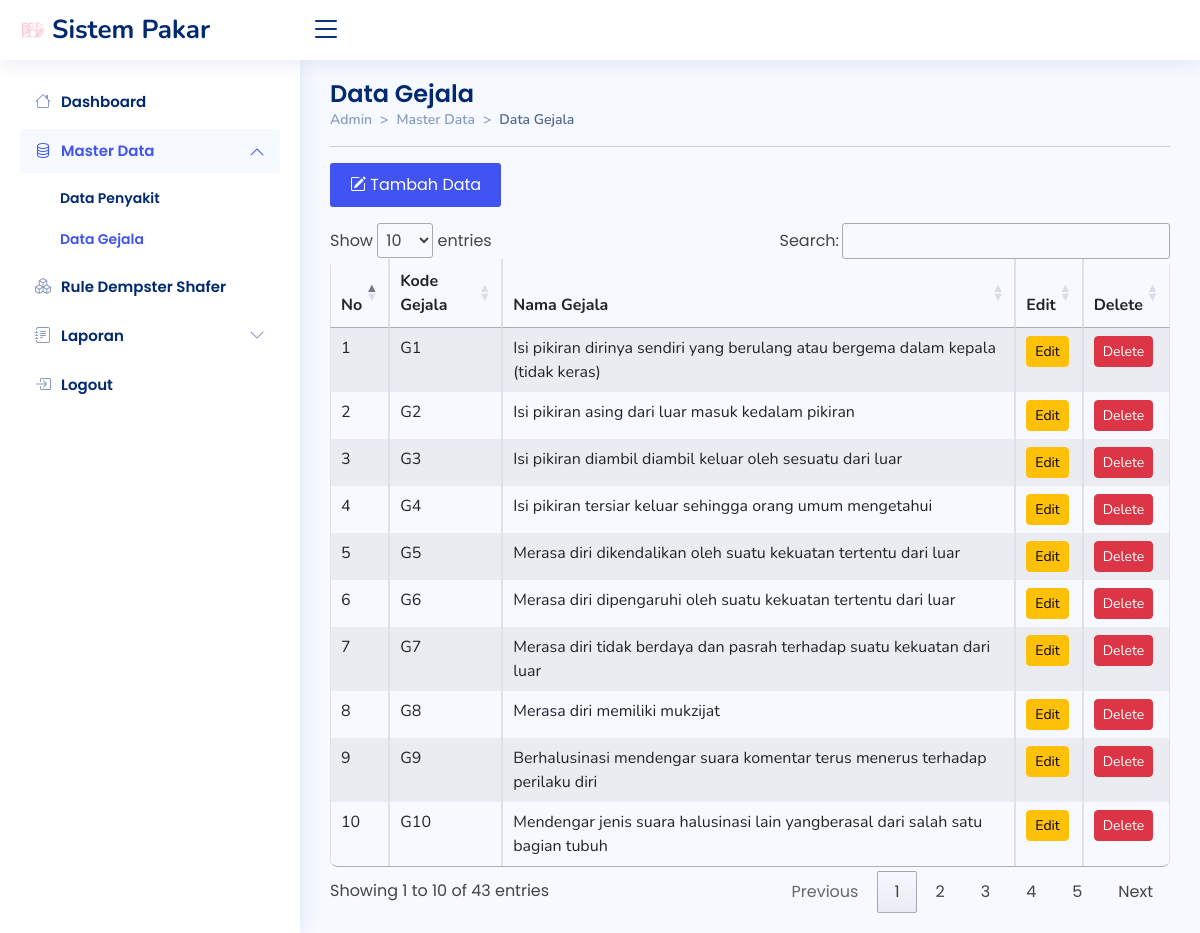
Screenshot of /admin/gejala/gejala.php with the database file from the repository.
### tables this page shows
CREATE TABLE `tb_gejala` (
  `id` int(11) NOT NULL,
  `kdgejala` varchar(3) DEFAULT NULL,
  `gejala` text
);

### admin/gejala/gejala.php (the view, shortened to what this page needs)
<!DOCTYPE html>
<html lang="en">
<head>
  <link href="../../assets/vendor/bootstrap/css/bootstrap.min.css" rel="stylesheet">
  <link rel="stylesheet" href="https://cdn.jsdelivr.net/npm/bootstrap-icons@1.10.2/font/bootstrap-icons.css">
  <link href="../../assets/vendor/boxicons/css/boxicons.min.css" rel="stylesheet">
  <link href="../../assets/vendor/quill/quill.snow.css" rel="stylesheet">
  <link href="../../assets/vendor/quill/quill.bubble.css" rel="stylesheet">
  <link href="../../assets/vendor/remixicon/remixicon.css" rel="stylesheet">
  <link href="../../assets/vendor/simple-datatables/style.css" rel="stylesheet">
  <link rel="stylesheet" href="https://cdn.datatables.net/1.12.1/css/jquery.dataTables.min.css">
  <link href="../../assets/css/style.css" rel="stylesheet">
</head>
<body style="background-image: url(../assets/img/bg_jenis_2.png); background-size: cover; background-repeat: no-repeat ;">
  <header id="header" class="header fixed-top d-flex align-items-center">
    <div class="d-flex align-items-center justify-content-between">
      <a href="../index.php" class="logo d-flex align-items-center">
        <img src="../assets/img/logo.png" alt="">
        <span class="d-none d-lg-block">Sistem Pakar</span>
      </a>
      <i class="bi bi-list toggle-sidebar-btn"></i>
    </div>
  </header>
  <aside id="sidebar" class="sidebar">
    <ul class="sidebar-nav" id="sidebar-nav">
      <li class="nav-item">
        <a class="nav-link collapsed" href="../index.php">
          <i class="bi bi-house"></i>
          <span>Dashboard</span>
        </a>
      </li>
      <li class="nav-item">
        <a class="nav-link" data-bs-target="#components-nav" data-bs-toggle="collapse" href="#">
          <i class="bi bi-database"></i><span>Master Data</span><i class="bi bi-chevron-down ms-auto"></i>
        </a>
        <ul id="components-nav" class="nav-content collapse show" data-bs-parent="#sidebar-nav">
          <li>
            <a href="../penyakit/penyakit.php">
              <span>Data Penyakit</span>
            </a>
          </li>
          <li>
            <a href="../gejala/gejala.php" class="active">
              <span>Data Gejala</span>
            </a>
          </li>
        </ul>
      </li>
      <li class="nav-item">
        <a class="nav-link collapsed" href="../rules/rules.php">
          <i class="bi bi-boxes"></i>
          <span>Rule Dempster Shafer</span>
        </a>
      </li>
      <li class="nav-item">
        <a class="nav-link collapsed" data-bs-target="#forms-nav" data-bs-toggle="collapse" href="#">
          <i class="bi bi-journal-text"></i><span>Laporan</span><i class="bi bi-chevron-down ms-auto"></i>
        </a>
      </li>
      <li class="nav-item">
        <a class="nav-link collapsed" href="javascript:;" data-bs-toggle="modal" data-bs-target="#logoutmodal">
          <i class="bi bi-box-arrow-in-right"></i>
          <span>Logout</span>
        </a>
      </li>
    </ul>
  </aside>
  <main id="main" class="main">
    <div class="pagetitle">
      <h1>Data Gejala</h1>
      <nav style="--bs-breadcrumb-divider: '>';">
        <ol class="breadcrumb">
          <li class="breadcrumb-item"><a href="../index.html">Admin</a></li>
          <li class="breadcrumb-item">Master Data</li>
          <li class="breadcrumb-item active">Data Gejala</li>
        </ol>
      </nav>
      <hr>
    </div>
    <section>
      <div class="row">
        <div class="col-md-12">
          <button type="button" class="tambah btn-md mb-3" data-bs-toggle="modal" data-bs-target="#tambahmodal"><i class="bi bi-pencil-square"></i> Tambah Data</button>
          <div class="table-responsive">
            <table id="myTable" class="table table-striped table-hover table-bordered">
              <thead>
                <tr>
                  <th>No</th>
                  <th>Kode Gejala</th>
                  <th>Nama Gejala</th>
                  <th>Edit</th>
                  <th>Delete<input type="hidden" id="texthapus"></th>
                </tr>
              </thead>
              <tbody>
                <?php
                include "../koneksi.php";
                $sql = "SELECT * FROM tb_gejala  ORDER BY id";
                $qry = mysqli_query($koneksi, $sql) or die("SQL Error" . mysqli_error($koneksi));
                $no = 0;
                while ($data = mysqli_fetch_array($qry)) {
                  $no++;
                ?>
                  <tr>
                    <td><?php echo $no; ?></td>
                    <td><?php echo $data['kdgejala']; ?></td>
                    <td><?php echo $data['gejala']; ?></td>
                    <td><a href="./editgejala.php?id=<?php echo $data['id']; ?>" class="btn btn-warning btn-sm">Edit</a></td>
                    <td><a onClick="return HapusData('<?php echo $data['id']; ?>');" class="btn btn-danger btn-sm" data-bs-toggle="modal" data-bs-target="#hapusmodal">Delete</a>
                    </td>
                  </tr><?php } ?>
              </tbody>
            </table>
          </div>
        </div>
      </div>
    </section>
  </main>
</body>
</html>

### assets/css/style.css (style rules this page uses)
:root { scroll-behavior: smooth; }
body { font-family: "Poppins", sans-serif; background: #f6f9ff; color: #444444; }
a { color: #4154f1; text-decoration: none; }
.tambah { color: #4154f1; text-decoration: none; }
span { font-family: "Poppins", sans-serif; }
h1, h2, h3, h4, h5, h6 { font-family: "Poppins", sans-serif; }
#main { margin-top: 60px; padding: 20px 30px; transition: all 0.3s; }
.pagetitle { margin-bottom: 10px; }
.pagetitle h1 { font-size: 24px; margin-bottom: 0; font-weight: 600; color: #012970; }
.breadcrumb { font-size: 14px; font-family: "Nunito", sans-serif; color: #899bbd; font-weight: 600; }
.breadcrumb a { color: #899bbd; transition: 0.3s; }
.breadcrumb .breadcrumb-item::before { color: #899bbd; }
.breadcrumb .active { color: #51678f; font-weight: 600; }
.logo { line-height: 1; }
@media (min-width: 1200px) { .logo { width: 280px; } }
.logo img { max-height: 26px; margin-right: 6px; }
.logo span { font-size: 26px; font-weight: 700; color: #012970; font-family: "Nunito", sans-serif; }
.header { transition: all 0.5s; z-index: 997; height: 60px; box-shadow: 0px 2px 20px rgba(1, 41, 112, 0.1); background-color: #fff; padding-left: 20px; }
.header .toggle-sidebar-btn { font-size: 32px; padding-left: 10px; cursor: pointer; color: #012970; }
.sidebar { position: fixed; top: 60px; left: 0; bottom: 0; width: 300px; z-index: 996; transition: all 0.3s; padding: 20px; overflow-y: auto; scrollbar-width: thin; scrollbar-color: #aab7cf transparent; box-shadow: 0px 0px 20px rgba(1, 41, 112, 0.1); background-color: #fff; }
@media (min-width: 1200px) { #main, #footer { margin-left: 300px; } }
.sidebar-nav { padding: 0; margin: 0; list-style: none; }
.sidebar-nav li { padding: 0; margin: 0; list-style: none; }
.sidebar-nav .nav-item { margin-bottom: 5px; }
.sidebar-nav .nav-link { display: flex; align-items: center; font-size: 15px; font-weight: 600; color: #4154f1; transition: 0.3; background: #f6f9ff; padding: 10px 15px; border-radius: 4px; }
.sidebar-nav .nav-link i { font-size: 16px; margin-right: 10px; color: #4154f1; }
.sidebar-nav .nav-link.collapsed { color: #012970; background: #fff; }
.sidebar-nav .nav-link.collapsed i { color: #899bbd; }
.sidebar-nav .nav-link .bi-chevron-down { margin-right: 0; transition: transform 0.2s ease-in-out; }
.sidebar-nav .nav-link:not(.collapsed) .bi-chevron-down { transform: rotate(180deg); }
.sidebar-nav .nav-content { padding: 5px 0 0 0; margin: 0; list-style: none; }
.sidebar-nav .nav-content a { display: flex; align-items: center; font-size: 14px; font-weight: 600; color: #012970; transition: 0.3; padding: 10px 0 10px 40px; transition: 0.3s; }
.sidebar-nav .nav-content a:hover, .sidebar-nav .nav-content a.active { color: #4154f1; }

### admin/gejala/gejala.php (style rules this page uses)
.table { border-radius: 40px; overflow: hidden; font-family: "Nunito", sans-serif; border-radius: 8px; overflow: hidden; }
.tambah { background-color: #4154f1; border: none; color: white; padding: 10px 20px; border-radius: 3px; }

### rows the page displays
tb_gejala: kdgejala "G1", gejala "Isi pikiran dirinya sendiri yang berulang atau bergema dalam kepala (tidak keras)"
tb_gejala: kdgejala "G2", gejala "Isi pikiran asing dari luar masuk kedalam pikiran"
tb_gejala: kdgejala "G3", gejala "Isi pikiran diambil diambil keluar oleh sesuatu dari luar"
tb_gejala: kdgejala "G4", gejala "Isi pikiran tersiar keluar sehingga orang umum mengetahui"
tb_gejala: kdgejala "G5", gejala "Merasa diri dikendalikan oleh suatu kekuatan tertentu dari luar"
tb_gejala: kdgejala "G6", gejala "Merasa diri dipengaruhi oleh suatu kekuatan tertentu dari luar"
tb_gejala: kdgejala "G7", gejala "Merasa diri tidak berdaya dan pasrah terhadap suatu kekuatan dari luar"
tb_gejala: kdgejala "G8", gejala "Merasa diri memiliki mukzijat"
tb_gejala: kdgejala "G9", gejala "Berhalusinasi mendengar suara komentar terus menerus terhadap perilaku diri"
tb_gejala: kdgejala "G10", gejala "Mendengar jenis suara halusinasi lain yangberasal dari salah satu bagian tubuh"
